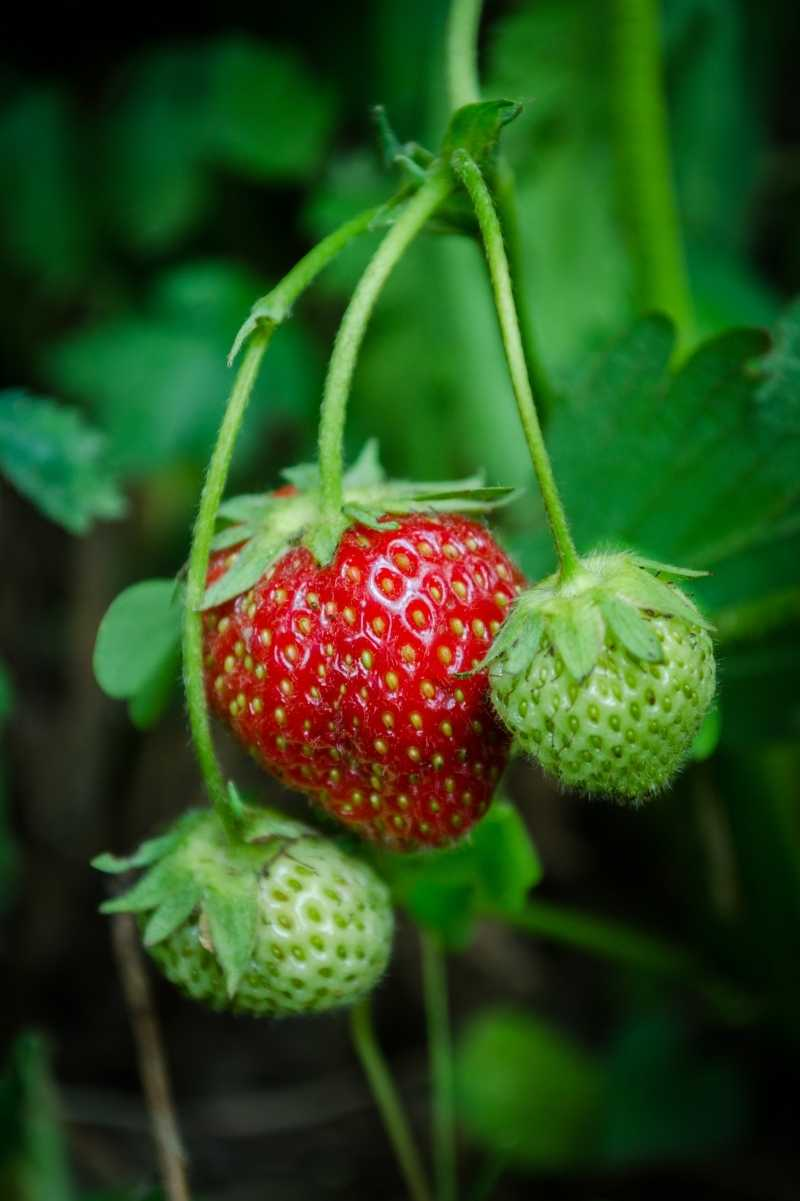
//> input picture Image_Processing/ColorSlicing/Strawberries.jpg, 800 x 1201 px
$ ./EachColorSlicing   (built with g++ and OpenCV 4)
//> lines starting //> are read from the running program, lines starting //| are printed output that depends on the picture
//> further down, src is the input picture: 1201 rows x 800 cols, CV_8UC3; mean B, G, R 29.7, 77.6, 44.5
#include <opencv2/opencv.hpp>
#include <iostream>
#include <vector>
#include <algorithm>

using namespace std;
using namespace cv;

// 단일 채널 Intensity Level Slicing: 입력 보존, 출력 분리
static inline Mat IntensityLevelSlicing(const Mat &ch, int Low, int High)
{
    CV_Assert(ch.type() == CV_8UC1);

    // 파라미터 정규화
    Low = std::clamp(Low, 0, 255);
    High = std::clamp(High, 0, 255);
    if (Low > High)
        std::swap(Low, High);

    Mat out = ch.clone(); // 입력 보존 (원본 유지 + 범위 밖만 0)
    const int rows = ch.rows, cols = ch.cols;

    for (int y = 0; y < rows; ++y)
    {
        const uchar *srcp = ch.ptr<uchar>(y);
        uchar *dstp = out.ptr<uchar>(y);
        for (int x = 0; x < cols; ++x)
        {
            uchar v = srcp[x];
            if (v < Low || v > High)
                dstp[x] = 0; // 구간 밖은 0
            // 구간 안은 원본 유지
        }
    }
    return out;
}

// 3채널 Color 영상 Slicing (BGR 기준)
static inline Mat ColorSlicing(const Mat &src)
{
    CV_Assert(src.type() == CV_8UC3);

    // (슬라이싱 임계값: 채널별)
    int R_low = 70, R_high = 205;
    int G_low = 15, G_high = 109;
    int B_low = 7, B_high = 131;

    vector<Mat> ch(3);
    split(src, ch); // ch[0]=B, ch[1]=G, ch[2]=R

    Mat b = IntensityLevelSlicing(ch[0], B_low, B_high);
//> after the loop in IntensityLevelSlicing, `for (int y = 0; y < rows; ++y)`:
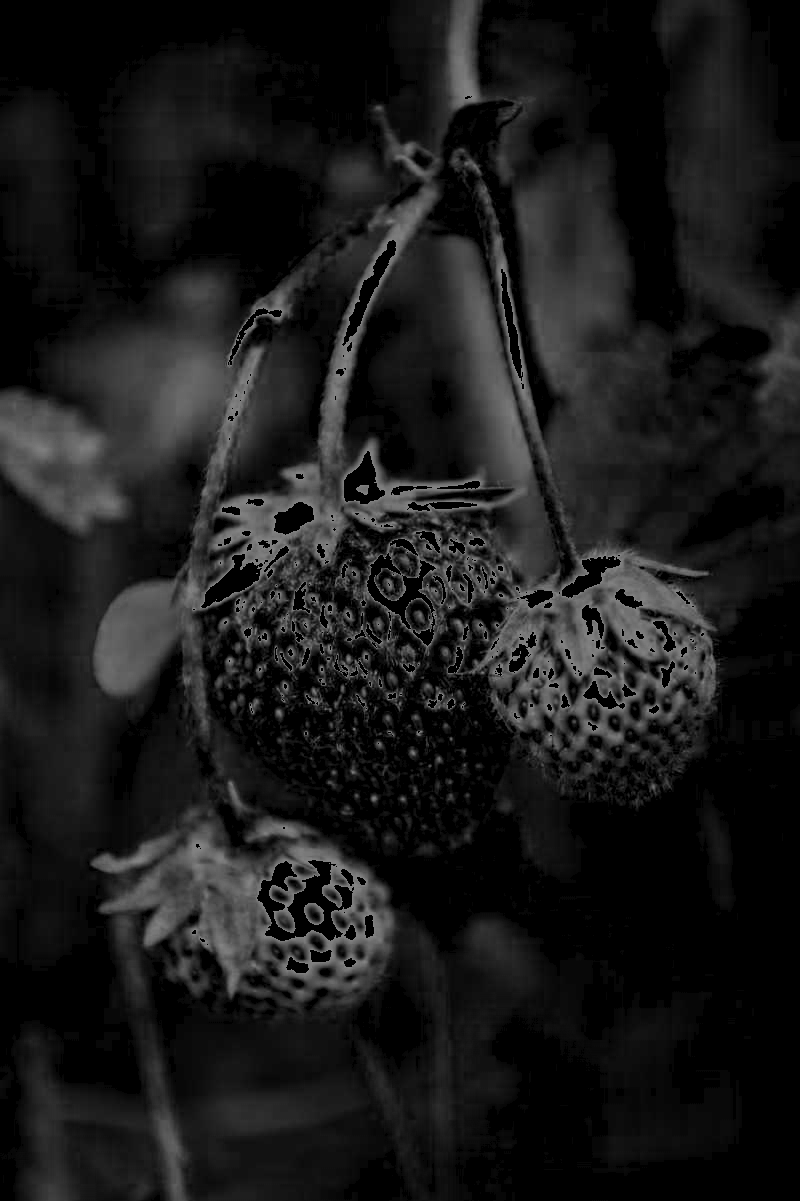
//> out: 1201 rows x 800 cols, CV_8UC1; min 0, max 131, mean 25.8
    Mat g = IntensityLevelSlicing(ch[1], G_low, G_high);
//> call 2 of IntensityLevelSlicing, with Low = 15, High = 109
//> after the loop in IntensityLevelSlicing (call 2), `for (int y = 0; y < rows; ++y)`:
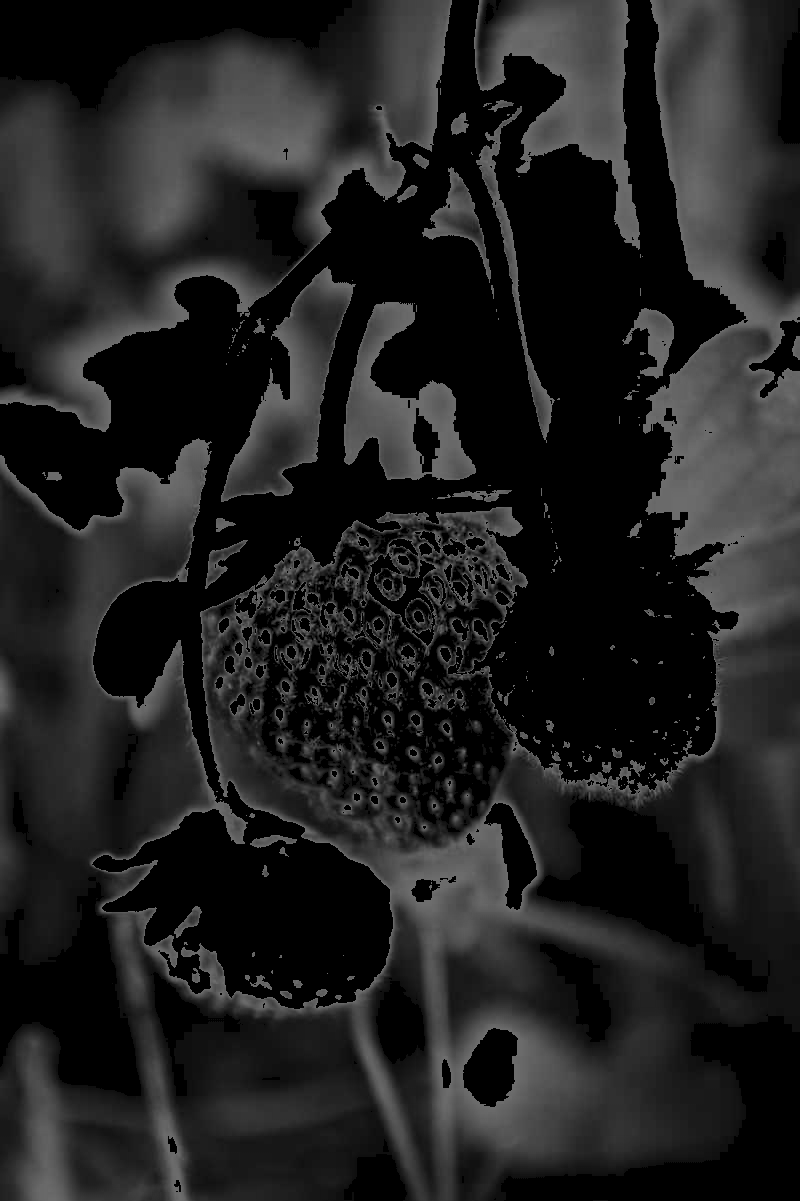
//> out: 1201 rows x 800 cols, CV_8UC1; min 0, max 109, mean 32.4
    Mat r = IntensityLevelSlicing(ch[2], R_low, R_high);
//> call 3 of IntensityLevelSlicing, with Low = 70, High = 205
//> after the loop in IntensityLevelSlicing (call 3), `for (int y = 0; y < rows; ++y)`:
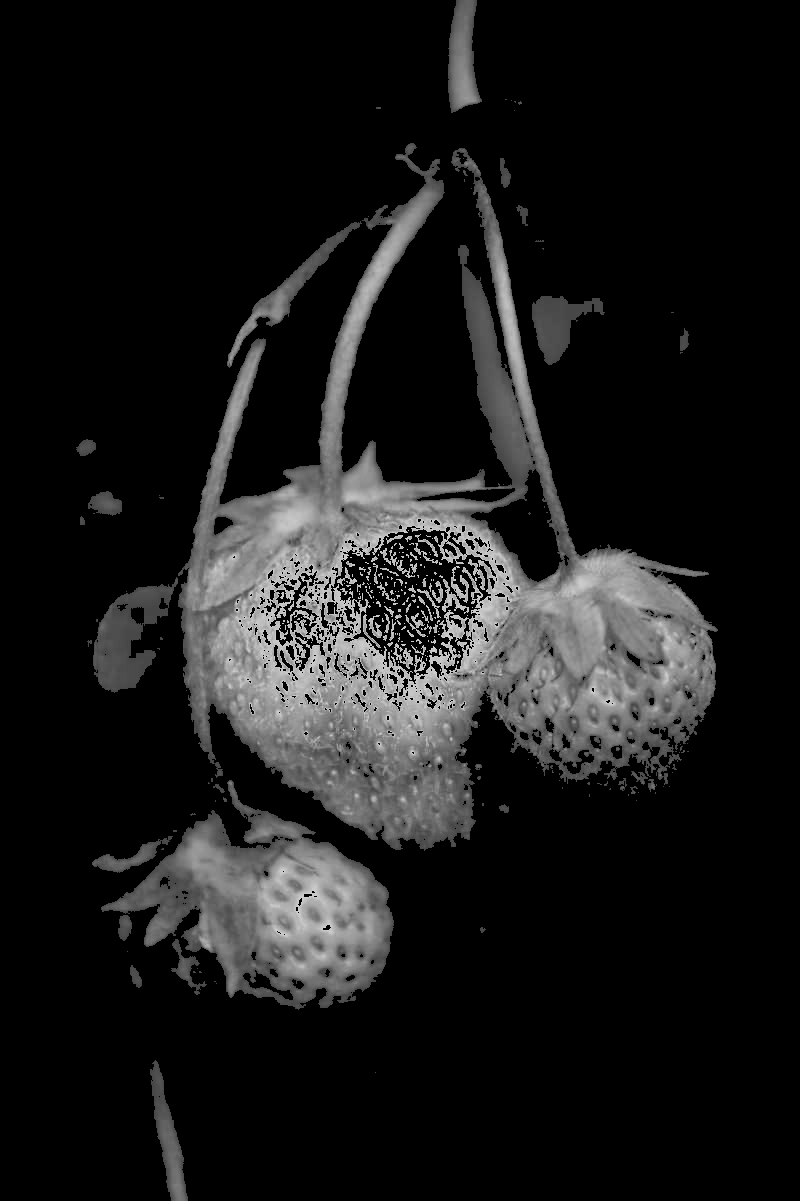
//> out: 1201 rows x 800 cols, CV_8UC1; min 0, max 205, mean 25.3

    Mat merged;
    merge(vector<Mat>{b, g, r}, merged);
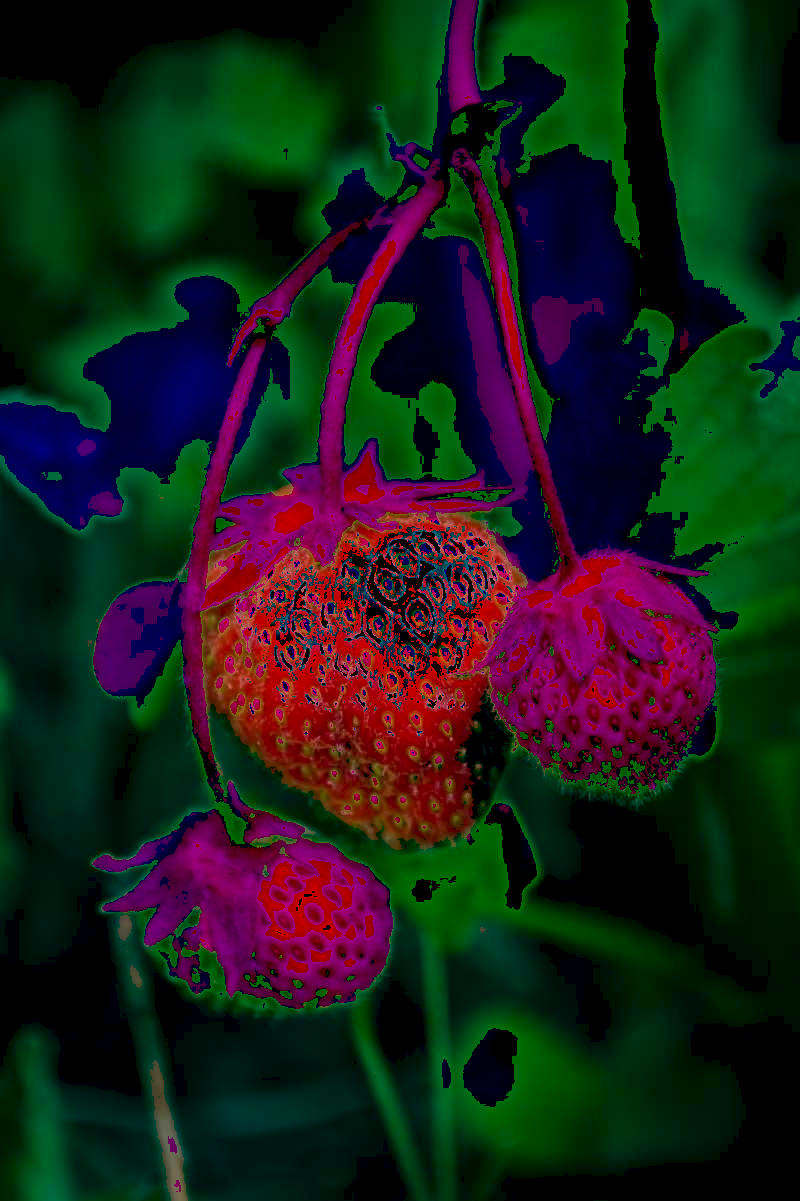
//> merged: 1201 rows x 800 cols, CV_8UC3; mean B, G, R 25.8, 32.4, 25.3
    return merged;
}

int main()
{
    Mat src = imread("Strawberries.jpg", IMREAD_COLOR);
    if (src.empty())
    {
        cerr << "Image Not Found\n";
        return -1;
    }

    Mat dst = ColorSlicing(src);

    imshow("Original", src);
    imshow("Color Sliced", dst);
    waitKey(0);
    return 0;
}
